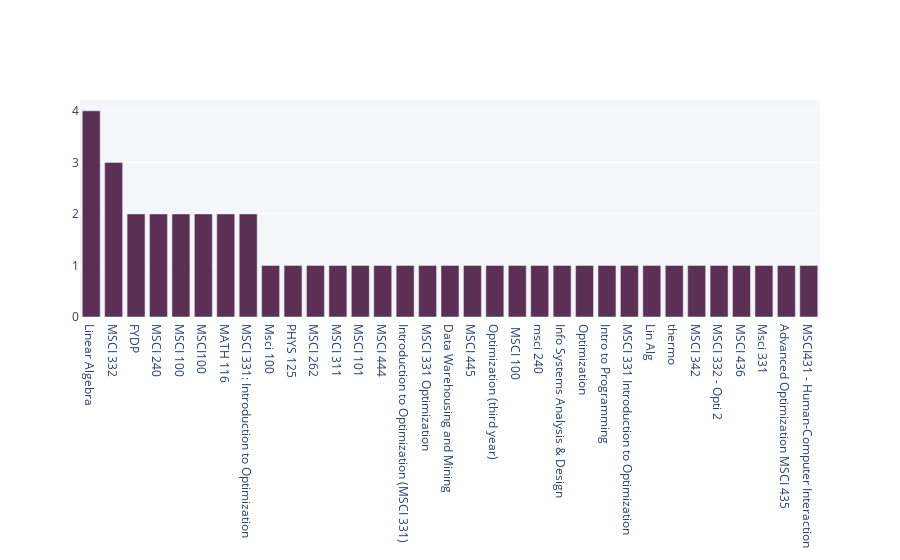
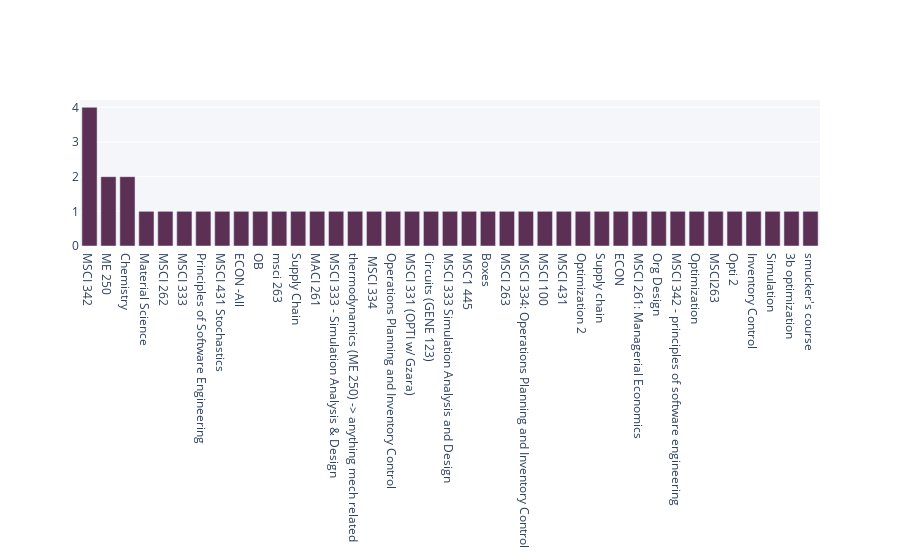

Notebook cell for these charts, in order:
### Markdown cell above
# Most/Least Favourite Mandatory Course

### Code cell
most = dataframe["Most favourite mandatory course?"].value_counts()

dist = collections.defaultdict(int)
for course, freq in most.items():
    courses = course.split(", ")
    for c in courses:
        dist[c] += freq

courses = list(dist.keys())
values = list(dist.values())

fig = go.Figure([go.Bar(x=courses, y=values)])

fig.update_layout(plot_bgcolor='#f4f6f9')
fig.update_traces(marker_color='#5c3055')

fig.show()

#********************************* Least Favourite ***************************************
least = dataframe["Least favourite mandatory course?"].value_counts()

dist = collections.defaultdict(int)
for course, freq in least.items():
    courses = course.split(", ")
    for c in courses:
        dist[c] += freq

courses = list(dist.keys())
values = list(dist.values())

fig = go.Figure([go.Bar(x=courses, y=values)])

fig.update_layout(plot_bgcolor='#f4f6f9')
fig.update_traces(marker_color='#5c3055')

fig.show()

### Figure 1 — Plotly figure (JSON) as saved in the notebook; plotly's stock layout.template omitted (floating-point values rounded to 4 significant figures)
{"data": [{"marker": {"color": "#5c3055"}, "type": "bar", "x": ["Linear Algebra", "MSCI 332", "FYDP", "MSCI 240", "MSCI 100", "MSCI100", "MATH 116", "MSCI 331: Introduction to Optimization", "Msci 100", "PHYS 125", "MSCI 262", "MSCI 311", "MSCI 101", "MSCI 444", "Introduction to Optimization (MSCI 331)", "MSCI 331 Optimization", "Data Warehousing and Mining", "MSCI 445 ", "Optimization (third year)", " MSCI 100", "msci 240", "Info Systems Analysis & Design", "Optimization", "Intro to Programming", "MSCI 331 Introduction to Optimization", "Lin Alg", "thermo", "MSCI 342", "MSCI 332 - Opti 2", "MSCI 436", "Msci 331", "Advanced Optimization MSCI 435", "MSCI431 - Human-Computer Interaction"], "y": [4, 3, 2, 2, 2, 2, 2, 2, 1, 1, 1, 1, 1, 1, 1, 1, 1, 1, 1, 1, 1, 1, 1, 1, 1, 1, 1, 1, 1, 1, 1, 1, 1]}], "layout": {"plot_bgcolor": "#f4f6f9"}}

### Figure 2 — Plotly figure (JSON) as saved in the notebook; plotly's stock layout.template omitted (floating-point values rounded to 4 significant figures)
{"data": [{"marker": {"color": "#5c3055"}, "type": "bar", "x": ["MSCI 342", "ME 250", "Chemistry", "Material Science", "MSCI 262", "MSCI 333", "Principles of Software Engineering", "MSCI 431 Stochastics", "ECON -All", "OB", "msci 263", "Supply Chain", "MACI 261", "MSCI 333 - Simulation Analysis & Design", "thermodynamics (ME 250) -> anything mech related ", " MSCI 334", "Operations Planning and Inventory Control", "MSCI 331 (OPTI w/ Gzara)", "Circuits (GENE 123)", "MSCI 333 Simulation Analysis and Design", "MSC1 445 ", "Boxes", "MSCI 263", "MSCI 334: Operations Planning and Inventory Control", "MSCI 100", "MSCI 431", "Optimization 2", "Supply chain", "ECON", "MSCI 261: Managerial Economics", "Org Design", "MSCI 342 - principles of software engineering", "Optimization", "MSCI263", "Opti 2", "Inventory Control", "Simulation", "3b optimization ", "smucker's course"], "y": [4, 2, 2, 1, 1, 1, 1, 1, 1, 1, 1, 1, 1, 1, 1, 1, 1, 1, 1, 1, 1, 1, 1, 1, 1, 1, 1, 1, 1, 1, 1, 1, 1, 1, 1, 1, 1, 1, 1]}], "layout": {"plot_bgcolor": "#f4f6f9"}}
